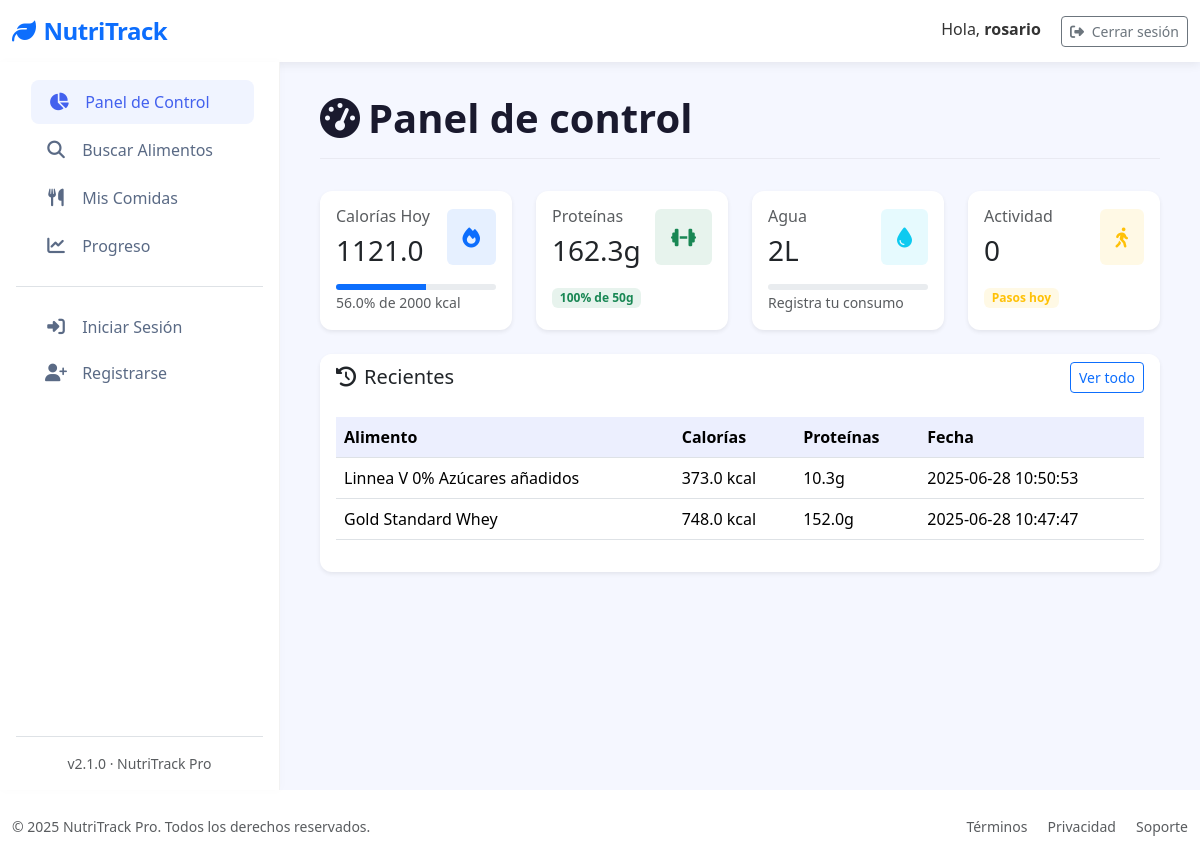
The page /dashboard (signed in) on the database its author committed.
### tables this page shows
CREATE TABLE "loggin" (
	"id"	INTEGER,
	"username"	TEXT NOT NULL,
	"password"	TEXT,
	"email"	TEXT, google_id TEXT,
	PRIMARY KEY("id" AUTOINCREMENT)
);

CREATE TABLE food_entries (
        id INTEGER PRIMARY KEY AUTOINCREMENT,
        user_id INTEGER NOT NULL,
        food_name TEXT NOT NULL,
        calories REAL,
        proteins REAL,
        fats REAL,
        carbs REAL,
        date TIMESTAMP DEFAULT CURRENT_TIMESTAMP,
        FOREIGN KEY (user_id) REFERENCES loggin(id)
    );

### app/controllers/DashboardController.py (the view)
@app.route('/dashboard')
@login_required
def dashboard():
    with get_db_cursor() as cur:
        cur.execute("SELECT * FROM user_goals WHERE user_id = ?", (current_user.id,))
        goals = cur.fetchone() or {'daily_calories': 2000, 'daily_proteins': 50, 'daily_water': 2}
        cur.execute("""
            SELECT SUM(calories) as calories, SUM(proteins) as proteins
            FROM food_entries
            WHERE user_id = ? AND date(date) = date('now')
        """, (current_user.id,))
        today_stats = cur.fetchone() or {'calories': 0, 'proteins': 0}
        cur.execute("""
            SELECT food_name, calories, proteins, date
            FROM food_entries
            WHERE user_id = ?
            ORDER BY date DESC
            LIMIT 5
        """, (current_user.id,))
        recent_foods = cur.fetchall()
    calories_percentage = min(100, (today_stats['calories'] or 0) / goals['daily_calories'] * 100)
    proteins_percentage = min(100, (today_stats['proteins'] or 0) / goals['daily_proteins'] * 100)
    return render_template('Dashboard/dashboard.html',
        goals=goals,
        today_stats=today_stats,
        recent_foods=recent_foods,
        calories_percentage=round(calories_percentage, 1),
        proteins_percentage=round(proteins_percentage, 1)
    )

### app/__init__.py (called while the page is built)
@login_manager.user_loader
def load_user(user_id):
    return User.get_by_id(user_id)

### app/conexion.py (called while the page is built)
@contextmanager
def get_db_connection():
    conn = sqlite3.connect(DATABASE)
    conn.row_factory = sqlite3.Row  # Esto permite acceso como diccionario
    try:
        yield conn
    finally:
        conn.close()

@contextmanager
def get_db_cursor():
    with get_db_connection() as conn:
        cursor = conn.cursor()
        try:
            yield cursor
            conn.commit()
        except:
            conn.rollback()
            raise

### app/models/LoginGoogleModel.py (called while the page is built)
    @staticmethod
    def get_by_id(user_id):
        with get_db_cursor() as cur:
            cur.execute("SELECT * FROM loggin WHERE id = ?", (user_id,))
            user = cur.fetchone()
            if user:
                return User(
                    id=user['id'],
                    username=user['username'],
                    email=user['email'] if 'email' in user.keys() else None,
                    google_id=user['google_id'] if 'google_id' in user.keys() else None
                )
        return None

### app/templates/Dashboard/dashboard.html (shortened to what this page needs)
{% extends "base.html" %}
{% block section %}
<div class="page-header d-flex justify-content-between align-items-center">
  <h1 class="page-title">
    <i class="fas fa-tachometer-alt me-2"></i>Panel de control
  </h1>
</div>
<div class="row">
  <div class="col-xl-3 col-md-6 mb-4">
    <div class="card border-0 shadow-sm h-100">
      <div class="card-body">
        <div class="d-flex justify-content-between align-items-center">
          <div>
            <h6 class="fw-medium text-muted mb-2">Calorías Hoy</h6>
            <h3 class="mb-0">{{ today_stats.calories|default(0) }}</h3>
          </div>
          <div class="bg-primary bg-opacity-10 p-3 rounded">
            <i class="fas fa-fire text-primary fa-lg"></i>
          </div>
        </div>
        <div class="mt-3">
          <div class="progress" style="height: 6px;">
            <div class="progress-bar bg-primary" style="width: {{ calories_percentage }}%"></div>
          </div>
          <small class="text-muted">{{ calories_percentage }}% de {{ goals.daily_calories }} kcal</small>
        </div>
      </div>
    </div>
  </div>
  <div class="col-xl-3 col-md-6 mb-4">
    <div class="card border-0 shadow-sm h-100">
      <div class="card-body">
        <div class="d-flex justify-content-between align-items-center">
          <div>
            <h6 class="fw-medium text-muted mb-2">Proteínas</h6>
            <h3 class="mb-0">{{ today_stats.proteins|default(0) }}g</h3>
          </div>
          <div class="bg-success bg-opacity-10 p-3 rounded">
            <i class="fas fa-dumbbell text-success fa-lg"></i>
          </div>
        </div>
        <div class="mt-3">
          <span class="badge bg-success bg-opacity-10 text-success">
            {{ proteins_percentage }}% de {{ goals.daily_proteins }}g
          </span>
        </div>
      </div>
    </div>
  </div>
  <div class="col-xl-3 col-md-6 mb-4">
    <div class="card border-0 shadow-sm h-100">
      <div class="card-body">
        <div class="d-flex justify-content-between align-items-center">
          <div>
            <h6 class="fw-medium text-muted mb-2">Agua</h6>
            <h3 class="mb-0">{{ goals.daily_water }}L</h3>
          </div>
          <div class="bg-info bg-opacity-10 p-3 rounded">
            <i class="fas fa-tint text-info fa-lg"></i>
          </div>
        </div>
        <div class="mt-3">
          <div class="progress" style="height: 6px;">
          </div>
          <small class="text-muted">Registra tu consumo</small>
        </div>
      </div>
    </div>
  </div>
  <div class="col-xl-3 col-md-6 mb-4">
    <div class="card border-0 shadow-sm h-100">
      <div class="card-body">
        <div class="d-flex justify-content-between align-items-center">
          <div>
            <h6 class="fw-medium text-muted mb-2">Actividad</h6>
            <h3 class="mb-0">0</h3>
          </div>
          <div class="bg-warning bg-opacity-10 p-3 rounded">
            <i class="fas fa-walking text-warning fa-lg"></i>
          </div>
        </div>
        <div class="mt-3">
          <span class="badge bg-warning bg-opacity-10 text-warning">Pasos hoy</span>
        </div>
      </div>
    </div>
  </div>
</div>
<div class="card border-0 shadow-sm">
  <div class="card-header bg-white border-0 d-flex justify-content-between align-items-center">
    <h5 class="mb-0">
      <i class="fas fa-clock-rotate-left me-2"></i>Recientes
    </h5>
    <a href="#" class="btn btn-sm btn-outline-primary">Ver todo</a>
  </div>
  <div class="card-body">
    {% if recent_foods %}
    <div class="table-responsive">
      <table class="table table-hover">
        <thead>
          <tr>
            <th>Alimento</th>
            <th>Calorías</th>
            <th>Proteínas</th>
            <th>Fecha</th>
          </tr>
        </thead>
        <tbody>
          {% for food in recent_foods %}
          <tr>
            <td>{{ food['food_name'] }}</td>
            <td>{{ food['calories'] }} kcal</td>
            <td>{{ food['proteins'] }}g</td>
            <td>{{ food['date'] }}</td>
          </tr>
          {% endfor %}
        </tbody>
      </table>
    </div>
    {% else %}
    <p class="text-muted">No hay alimentos registrados</p>
    {% endif %}
  </div>
</div>
{% endblock %}

### app/templates/base.html (shortened to what this page needs)
<!DOCTYPE html>
<html lang="es" data-bs-theme="light">
<head>
  <link href="https://cdn.jsdelivr.net/npm/bootstrap@5.3.2/dist/css/bootstrap.min.css" rel="stylesheet">
  <link rel="stylesheet" href="https://cdn.jsdelivr.net/npm/bootstrap-icons@1.11.1/font/bootstrap-icons.css">
  <link rel="stylesheet" href="https://cdnjs.cloudflare.com/ajax/libs/font-awesome/6.4.2/css/all.min.css">
  <link href="https://cdn.jsdelivr.net/npm/sweetalert2@11/dist/sweetalert2.min.css" rel="stylesheet">
  <link rel="stylesheet" href="{{ url_for('static', filename='styles/StyleBase.css') }}">
</head>
<body>
  <nav class="navbar navbar-expand-lg navbar-light bg-white">
    <div class="container-fluid">
      <a class="navbar-brand text-primary" href="{{ url_for('logout') }}">
        <i class="fas fa-leaf me-2"></i>NutriTrack
      </a>
      <div>
        <span class="me-3">Hola, <strong>{{ current_user.username }}</strong></span>
        <a href="{{ url_for('logout') }}"
           class="btn btn-outline-secondary btn-sm"
           onclick="return confirmLogout(event)">
          <i class="fas fa-sign-out-alt me-1"></i> Cerrar sesión
        </a>
      </div>
    </div>
  </nav>
  <div class="container-fluid">
    <div class="row">
      <nav class="sidebar d-flex flex-column p-3" id="sidebar">
        <ul class="nav nav-pills flex-column mb-auto">
          <li class="nav-item">
            <a href="{{ url_for('dashboard') }}" class="nav-link {% if request.path == url_for('dashboard') %}active{% endif %}">
              <i class="fas fa-chart-pie"></i> Panel de Control
            </a>
          </li>
          <li>
            <a href="{{ url_for('search_food') }}" class="nav-link {% if request.path == url_for('search_food') %}active{% endif %}">
              <i class="fas fa-search"></i> Buscar Alimentos
            </a>
          </li>
          <li>
            <a href="{{ url_for('mis_comidas') }}" class="nav-link {% if request.path == url_for('mis_comidas') %}active{% endif %}">
              <i class="fas fa-utensils"></i> Mis Comidas
            </a>
          </li>
          <li>
            <a href="{{ url_for('progreso') }}" class="nav-link {% if request.path == url_for('progreso') %}active{% endif %}">
              <i class="fas fa-chart-line"></i> Progreso
            </a>
          </li>
          <li class="pt-3 mt-3 border-top">
            {% if session.username %}
            <a href="{{ url_for('logout') }}" class="nav-link">
              <i class="fas fa-sign-out-alt"></i> Cerrar Sesión
            </a>
            {% else %}
            <a href="{{ url_for('login') }}" class="nav-link">
              <i class="fas fa-sign-in-alt"></i> Iniciar Sesión
            </a>
            <a href="{{ url_for('register') }}" class="nav-link">
              <i class="fas fa-user-plus"></i> Registrarse
            </a>
            {% endif %}
          </li>
        </ul>
        <div class="mt-auto pt-3 border-top">
          <div class="text-center small text-muted">
            v2.1.0 · NutriTrack Pro
          </div>
        </div>
      </nav>
      <main class="main-content" id="mainContent">
        {% block section %}{% endblock %}
      </main>
    </div>
  </div>
  <footer class="bg-white py-4 mt-auto">
    <div class="container-fluid">
      <div class="row align-items-center">
        <div class="col-md-6 text-center text-md-start">
          <p class="mb-0 small text-muted">&copy; 2025 NutriTrack Pro. Todos los derechos reservados.</p>
        </div>
        <div class="col-md-6 text-center text-md-end">
          <a href="#" class="text-decoration-none small text-muted me-3">Términos</a>
          <a href="#" class="text-decoration-none small text-muted me-3">Privacidad</a>
          <a href="#" class="text-decoration-none small text-muted">Soporte</a>
        </div>
      </div>
    </div>
  </footer>
</body>
</html>

### app/static/styles/StyleBase.css (style rules this page uses)
:root { --primary-color: #4361ee; --secondary-color: #3f37c9; --accent-color: #4cc9f0; --dark-color: #1a1a2e; --light-color: #f8f9fa; --success-color: #4bb543; }
body { font-family: 'Segoe UI', system-ui, -apple-system, sans-serif; background-color: #f5f7ff; color: #333; min-height: 100vh; display: flex; flex-direction: column; }
.navbar-brand { font-weight: 700; font-size: 1.5rem; letter-spacing: -0.5px; }
.navbar { box-shadow: 0 2px 10px rgba(0, 0, 0, 0.08); background: white !important; }
.sidebar { width: 280px; background: white; height: calc(100vh - 72px); position: sticky; top: 72px; border-right: 1px solid rgba(0, 0, 0, 0.05); box-shadow: 1px 0 10px rgba(0, 0, 0, 0.02); transition: all 0.3s ease; z-index: 100; }
.sidebar .nav-link { font-weight: 500; color: #5a6a85; border-radius: 8px; margin: 2px 12px; padding: 10px 16px; transition: all 0.2s ease; }
.sidebar .nav-link:hover, .sidebar .nav-link.active { background-color: #f0f4ff; color: var(--primary-color); transform: translateX(3px); }
.sidebar .nav-link i { width: 24px; text-align: center; margin-right: 10px; font-size: 1.1rem; }
.main-content { flex: 1; padding: 2rem 2.5rem; background-color: #f5f7ff; }
.card { border: none; border-radius: 12px; box-shadow: 0 4px 12px rgba(0, 0, 0, 0.05); transition: transform 0.2s ease, box-shadow 0.2s ease; }
.card-header { background-color: white; border-bottom: 1px solid rgba(0, 0, 0, 0.05); font-weight: 600; border-radius: 12px 12px 0 0 !important; }
.table { --bs-table-bg: transparent; }
.table > thead { background-color: rgba(67, 97, 238, 0.1); color: var(--primary-color); }
.page-header { display: flex; justify-content: space-between; align-items: center; margin-bottom: 2rem; padding-bottom: 1rem; border-bottom: 1px solid rgba(0, 0, 0, 0.05); }
.page-title { font-weight: 700; color: var(--dark-color); margin: 0; }

### rows shown on the page
loggin: username "rosario"
food_entries: food_name "Linnea V 0% Azúcares añadidos", calories "373.0", proteins "10.3", date "2025-06-28 10:50:53"
food_entries: food_name "Gold Standard Whey", calories "748.0", proteins "152.0", date "2025-06-28 10:47:47"

### other values the page prints
{{ today_stats.calories|default(0) }} "1121.0"
{{ calories_percentage }} "56.0"
{{ goals.daily_calories }} "2000"
{{ today_stats.proteins|default(0) }} "162.3"
{{ proteins_percentage }} "100"
{{ goals.daily_proteins }} "50"
{{ goals.daily_water }} "2"
